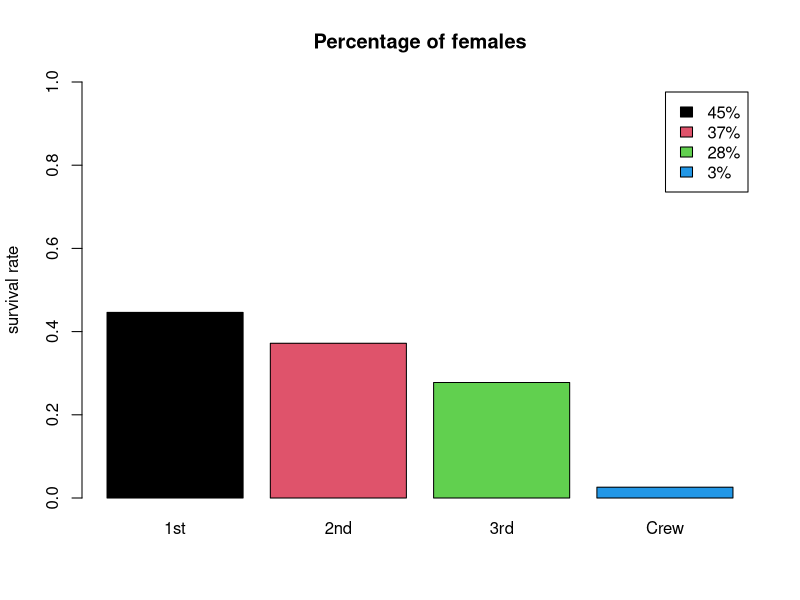

Generate this figure with R:
library(data.table)

dfTitanic <- data.frame(Titanic)
dtTitanic <- data.table(dfTitanic)

dtGenderFreq <- dtTitanic[, list(n=sum(Freq)), by=c('Sex', 'Class')]
dtGenderFreq[, percentage := n / sum(n), by='Class']
dtGenderFreq <- dtGenderFreq[Sex == 'Female']
dtGenderFreq[, textPercentage := paste(round(percentage * 100), '%', sep='')]

barplot(
  height=dtGenderFreq[, percentage],
  names.arg=dtGenderFreq[, Class],
  col=dtGenderFreq[, Class],
  ylim=c(0, 1),
  legend.text=dtGenderFreq[, textPercentage],
  ylab='survival rate',
  main='Percentage of females'
)
